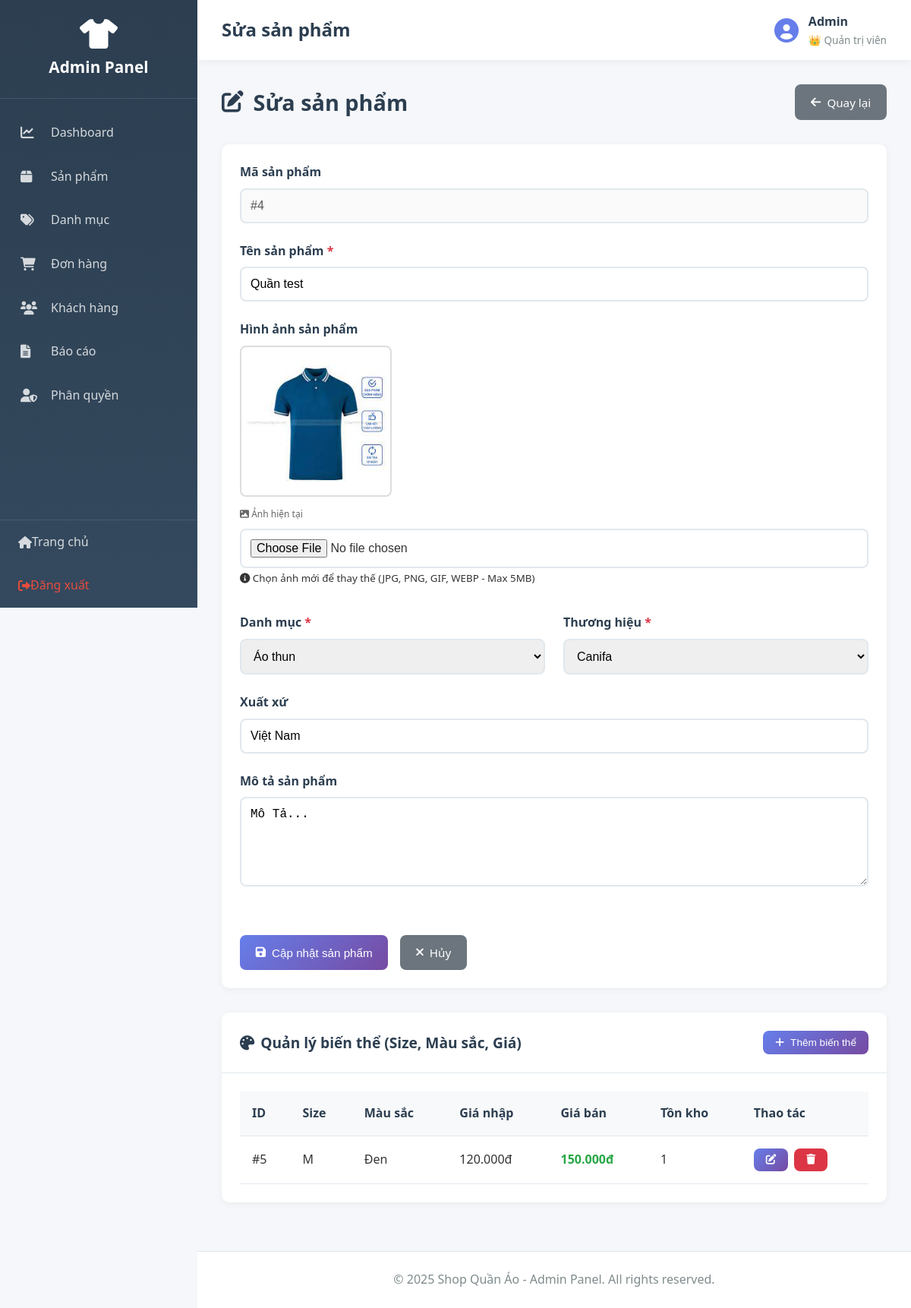
/admin/index.php?action=editProduct&id=4 (signed in), run on the app's committed database.
### tables this page shows
CREATE TABLE `nhanvien` (
  `MaNV` int(11) NOT NULL,
  `HoTen` varchar(100) DEFAULT NULL,
  `TenDangNhap` varchar(50) DEFAULT NULL,
  `MatKhau` varchar(255) DEFAULT NULL,
  `Email` varchar(100) DEFAULT NULL,
  `SoDienThoai` varchar(15) DEFAULT NULL,
  `MaVaiTro` int(11) DEFAULT NULL,
  `TrangThai` varchar(20) DEFAULT 'active'
);

CREATE TABLE `vaitro` (
  `MaVaiTro` int(11) NOT NULL,
  `TenVaiTro` varchar(50) DEFAULT NULL,
  `QuyenHan` enum('ToanQuyen','NhapXuat','XemBanHang') DEFAULT NULL
);

CREATE TABLE `sanpham` (
  `MaSP` int(11) NOT NULL,
  `TenSP` varchar(100) DEFAULT NULL,
  `MaDM` int(11) DEFAULT NULL,
  `MaTH` int(11) DEFAULT NULL,
  `XuatXu` varchar(100) DEFAULT NULL,
  `MoTa` text DEFAULT NULL,
  `HinhAnh` varchar(255) DEFAULT NULL
);

CREATE TABLE `danhmuc` (
  `MaDM` int(11) NOT NULL,
  `TenDM` varchar(100) DEFAULT NULL
);

CREATE TABLE `thuonghieu` (
  `MaTH` int(11) NOT NULL,
  `TenTH` varchar(100) DEFAULT NULL
);

CREATE TABLE `sanpham_bienthe` (
  `MaSP_BienThe` int(11) NOT NULL,
  `MaSP` int(11) DEFAULT NULL,
  `KichThuoc` varchar(10) DEFAULT NULL,
  `MauSac` varchar(50) DEFAULT NULL,
  `GiaNhap` decimal(10,2) DEFAULT NULL,
  `GiaBan` decimal(10,2) DEFAULT NULL,
  `GiaGoc` decimal(10,2) DEFAULT NULL,
  `TonKho` int(11) DEFAULT NULL,
  `NgayCapNhat` date DEFAULT NULL
);

### app/controllers/AdminController.php (called while the page is built, shortened)
<?php
require_once __DIR__ . '/../../core/Controller.php';
class AdminController extends Controller {
    public function editProduct() {
        $productId = isset($_GET['id']) ? intval($_GET['id']) : 0;
        $productModel = $this->model('Product');
        $categoryModel = $this->model('Category');
        $product = $productModel->getProductDetail($productId);
        $categories = $categoryModel->getAllCategories();
        $brands = $productModel->query("SELECT * FROM thuonghieu")->fetch_all(MYSQLI_ASSOC);
        $variants = $productModel->getProductVariants($productId);
        $message = null;
        $data = [
            'page_title' => 'Sửa sản phẩm',
            'product' => $product,
            'categories' => $categories,
            'brands' => $brands,
            'variants' => $variants,
            'message' => $message
        ];
        $this->view('admin/products/edit', $data);
    }
}
?>

### core/Model.php (called while the page is built, shortened)
<?php
class Model {
    protected $db;
    public function __construct() {
        $this->db = $this->connectDB();
    }
    private function connectDB() {
        $conn = new mysqli(DB_HOST, DB_USER, DB_PASS, DB_NAME);
        $conn->set_charset("utf8mb4");
        return $conn;
    }
    public function query($sql) {
        return $this->db->query($sql);
    }
}
?>

### app/models/Admin.php (called while the page is built, shortened)
<?php
require_once __DIR__ . '/../../core/Model.php';
class Admin extends Model {
    public function isLoggedIn() {
        return isset($_SESSION['admin_id']) && isset($_SESSION['admin_role']);
    }
    public function getCurrentAdmin() {
        $adminId = intval($_SESSION['admin_id']);
        $sql = "SELECT nv.*, vt.TenVaiTro, vt.QuyenHan
                FROM nhanvien nv
                LEFT JOIN vaitro vt ON nv.MaVaiTro = vt.MaVaiTro
                WHERE nv.MaNV = {$adminId}";
        $result = $this->query($sql);
        if ($result && $result->num_rows > 0) {
            return $result->fetch_assoc();
        }
        return null;
    }
}
?>

### app/models/Product.php (called while the page is built, shortened)
<?php
require_once __DIR__ . '/../../core/Model.php';
class Product extends Model {
    public function getProductDetail($productId) {
        $sql = "SELECT sp.*, dm.TenDM, th.TenTH
                FROM sanpham sp
                LEFT JOIN danhmuc dm ON sp.MaDM = dm.MaDM
                LEFT JOIN thuonghieu th ON sp.MaTH = th.MaTH
                WHERE sp.MaSP = " . intval($productId);
        $result = $this->query($sql);
        if ($result && $result->num_rows > 0) {
            return $result->fetch_assoc();
        }
        return null;
    }
    public function getProductVariants($productId) {
        $sql = "SELECT *,
                CASE
                    WHEN GiaGoc > 0 AND GiaGoc > GiaBan THEN ROUND(((GiaGoc - GiaBan) / GiaGoc) * 100, 0)
                    ELSE 0
                END as PhanTramGiam
                FROM sanpham_bienthe
                WHERE MaSP = " . intval($productId) . "
                AND TonKho > 0
                ORDER BY KichThuoc, MauSac";
        $result = $this->query($sql);
        if ($result) {
            return $result->fetch_all(MYSQLI_ASSOC);
        }
        return [];
    }
}
?>

### app/models/Category.php (called while the page is built, shortened)
<?php
require_once __DIR__ . '/../../core/Model.php';
class Category extends Model {
    public function getAllCategories() {
        $sql = "SELECT * FROM danhmuc ORDER BY MaDM";
        $result = $this->query($sql);
        if ($result) {
            return $result->fetch_all(MYSQLI_ASSOC);
        }
        return [];
    }
}
?>

### app/views/admin/products/edit.php (the view, shortened to what this page needs)
<?php require_once __DIR__ . '/../../layouts/admin_header.php'; ?>
<div class="page-header">
    <h2><i class="fas fa-edit"></i> Sửa sản phẩm</h2>
    <a href="index.php?action=products" class="btn btn-secondary">
        <i class="fas fa-arrow-left"></i> Quay lại
    </a>
</div>
<div class="admin-card">
    <div class="card-body">
        <form method="POST" action="" enctype="multipart/form-data" class="admin-form">
            <div class="form-row">
                <div class="form-group">
                    <label>Mã sản phẩm</label>
                    <input type="text" class="form-control" value="#<?php echo $product['MaSP']; ?>" disabled>
                </div>
            </div>
            <div class="form-row">
                <div class="form-group">
                    <label for="ten_sp">Tên sản phẩm <span class="required">*</span></label>
                    <input type="text"
                           id="ten_sp"
                           name="ten_sp"
                           class="form-control"
                           value="<?php echo htmlspecialchars($product['TenSP']); ?>"
                           required>
                </div>
            </div>
            <div class="form-row">
                <div class="form-group">
                    <label for="hinh_anh">Hình ảnh sản phẩm</label>
                    <?php if (!empty($product['HinhAnh'])): ?>
                    <div style="margin-bottom: 10px;">
                        <img src="../public/uploads/products/<?php echo htmlspecialchars($product['HinhAnh']); ?>"
                             style="max-width: 200px; max-height: 200px; border: 2px solid #ddd; padding: 5px; border-radius: 8px;">
                        <p style="margin: 5px 0; font-size: 12px; color: #666;">
                            <i class="fas fa-image"></i> Ảnh hiện tại
                        </p>
                    </div>
                    <?php endif; ?>
                    <input type="file"
                           id="hinh_anh"
                           name="hinh_anh"
                           class="form-control"
                           accept="image/jpeg,image/jpg,image/png,image/gif,image/webp">
                    <small class="form-hint">
                        <i class="fas fa-info-circle"></i>
                        Chọn ảnh mới để thay thế (JPG, PNG, GIF, WEBP - Max 5MB)
                    </small>
                </div>
            </div>
            <div class="form-row">
                <div class="form-group">
                    <label for="ma_dm">Danh mục <span class="required">*</span></label>
                    <select id="ma_dm" name="ma_dm" class="form-control" required>
                        <?php foreach ($categories as $category): ?>
                        <option value="<?php echo $category['MaDM']; ?>"
                                <?php echo $category['MaDM'] == $product['MaDM'] ? 'selected' : ''; ?>>
                            <?php echo htmlspecialchars($category['TenDM']); ?>
                        </option>
                        <?php endforeach; ?>
                    </select>
                </div>
                <div class="form-group">
                    <label for="ma_th">Thương hiệu <span class="required">*</span></label>
                    <select id="ma_th" name="ma_th" class="form-control" required>
                        <?php foreach ($brands as $brand): ?>
                        <option value="<?php echo $brand['MaTH']; ?>"
                                <?php echo $brand['MaTH'] == $product['MaTH'] ? 'selected' : ''; ?>>
                            <?php echo htmlspecialchars($brand['TenTH']); ?>
                        </option>
                        <?php endforeach; ?>
                    </select>
                </div>
            </div>
            <div class="form-row">
                <div class="form-group">
                    <label for="xuat_xu">Xuất xứ</label>
                    <input type="text"
                           id="xuat_xu"
                           name="xuat_xu"
                           class="form-control"
                           value="<?php echo htmlspecialchars($product['XuatXu']); ?>">
                </div>
            </div>
            <div class="form-row">
                <div class="form-group">
                    <label for="mo_ta">Mô tả sản phẩm</label>
                    <textarea id="mo_ta"
                              name="mo_ta"
                              class="form-control"
                              rows="5"><?php echo htmlspecialchars($product['MoTa']); ?></textarea>
                </div>
            </div>
            <div class="form-actions">
                <button type="submit" class="btn btn-primary">
                    <i class="fas fa-save"></i> Cập nhật sản phẩm
                </button>
                <a href="index.php?action=products" class="btn btn-secondary">
                    <i class="fas fa-times"></i> Hủy
                </a>
            </div>
        </form>
    </div>
</div>
<div class="admin-card">
    <div class="card-header">
        <h3><i class="fas fa-palette"></i> Quản lý biến thể (Size, Màu sắc, Giá)</h3>
        <button onclick="showAddVariantForm()" class="btn btn-sm btn-primary">
            <i class="fas fa-plus"></i> Thêm biến thể
        </button>
    </div>
    <div class="card-body">
        <?php if (!empty($variants)): ?>
        <table class="data-table" id="variants-table">
            <thead>
                <tr>
                    <th>ID</th>
                    <th>Size</th>
                    <th>Màu sắc</th>
                    <th>Giá nhập</th>
                    <th>Giá bán</th>
                    <th>Tồn kho</th>
                    <th>Thao tác</th>
                </tr>
            </thead>
            <tbody>
                <?php foreach ($variants as $variant): ?>
                <tr id="variant-<?php echo $variant['MaSP_BienThe']; ?>">
                    <td>#<?php echo $variant['MaSP_BienThe']; ?></td>
                    <td>
                        <span class="var-text"><?php echo htmlspecialchars($variant['KichThuoc']); ?></span>
                    </td>
                    <td>
                        <span class="var-text"><?php echo htmlspecialchars($variant['MauSac']); ?></span>
                    </td>
                    <td>
                        <span class="var-text"><?php echo number_format($variant['GiaNhap'], 0, ',', '.'); ?>đ</span>
                    </td>
                    <td>
                        <span class="var-text text-success"><strong><?php echo number_format($variant['GiaBan'], 0, ',', '.'); ?>đ</strong></span>
                    </td>
                    <td>
                        <span class="var-text"><?php echo $variant['TonKho']; ?></span>
                    </td>
                    <td class="actions">
                        <button onclick="editVariant(<?php echo $variant['MaSP_BienThe']; ?>)" class="btn btn-sm btn-primary btn-edit">
                            <i class="fas fa-edit"></i>
                        </button>
                        <a href="index.php?action=deleteVariant&id=<?php echo $variant['MaSP_BienThe']; ?>&product_id=<?php echo $product['MaSP']; ?>"
                           class="btn btn-sm btn-danger"
                           onclick="return confirm('Bạn có chắc muốn xóa biến thể này?')">
                            <i class="fas fa-trash"></i>
                        </a>
                    </td>
                </tr>
                <?php endforeach; ?>
            </tbody>
        </table>
        <?php endif; ?>
    </div>
</div>
<?php require_once __DIR__ . '/../../layouts/admin_footer.php'; ?>

### app/views/layouts/admin_header.php (shortened to what this page needs)
<!DOCTYPE html>
<html lang="vi">
<head>
    <link rel="stylesheet" href="../public/css/admin.css">
    <link rel="stylesheet" href="https://cdnjs.cloudflare.com/ajax/libs/font-awesome/6.0.0/css/all.min.css">
</head>
<body class="admin-panel">
    <?php
    require_once __DIR__ . '/../../models/Admin.php';
    $adminModel = new Admin();
    $currentAdmin = $adminModel->getCurrentAdmin();
    ?>
    <aside class="admin-sidebar">
        <div class="sidebar-header">
            <i class="fas fa-tshirt"></i>
            <h2>Admin Panel</h2>
        </div>
        <nav class="sidebar-nav">
            <a href="index.php?action=dashboard" class="nav-item">
                <i class="fas fa-chart-line"></i>
                <span>Dashboard</span>
            </a>
            <a href="index.php?action=products" class="nav-item">
                <i class="fas fa-box"></i>
                <span>Sản phẩm</span>
            </a>
            <a href="index.php?action=categories" class="nav-item">
                <i class="fas fa-tags"></i>
                <span>Danh mục</span>
            </a>
            <a href="index.php?action=orders" class="nav-item">
                <i class="fas fa-shopping-cart"></i>
                <span>Đơn hàng</span>
            </a>
            <a href="index.php?action=customers" class="nav-item">
                <i class="fas fa-users"></i>
                <span>Khách hàng</span>
            </a>
            <a href="index.php?action=reports" class="nav-item">
                <i class="fas fa-file-alt"></i>
                <span>Báo cáo</span>
            </a>
            <?php if (isset($_SESSION['admin_permission']) && $_SESSION['admin_permission'] == 'ToanQuyen'): ?>
            <a href="index.php?action=users" class="nav-item">
                <i class="fas fa-user-shield"></i>
                <span>Phân quyền</span>
            </a>
            <?php endif; ?>
        </nav>
        <div class="sidebar-footer">
            <a href="../public/index.php" class="nav-item">
                <i class="fas fa-home"></i>
                <span>Trang chủ</span>
            </a>
            <a href="index.php?action=logout" class="nav-item logout">
                <i class="fas fa-sign-out-alt"></i>
                <span>Đăng xuất</span>
            </a>
        </div>
    </aside>
    <div class="admin-main">
        <header class="admin-topbar">
            <div class="topbar-left">
                <h1><?php echo $page_title ?? 'Admin Panel'; ?></h1>
            </div>
            <div class="topbar-right">
                <div class="admin-info">
                    <i class="fas fa-user-circle fa-2x"></i>
                    <div>
                        <strong><?php echo $currentAdmin['HoTen'] ?? 'Admin'; ?></strong>
                        <small>
                            <?php
                            $roleName = $currentAdmin['TenVaiTro'] ?? $_SESSION['admin_role'] ?? 'Nhân viên';
                            $permission = $currentAdmin['QuyenHan'] ?? $_SESSION['admin_permission'] ?? '';
                            $roleIcons = [
                                'ToanQuyen' => '👑',
                                'NhapXuat' => '📦',
                                'XemBanHang' => '👤'
                            ];
                            echo ($roleIcons[$permission] ?? '👤') . ' ' . htmlspecialchars($roleName);
                            ?>
                        </small>
                    </div>
                </div>
            </div>
        </header>
        <main class="admin-content">

### data on the page
nhanvien: HoTen "Admin", MaVaiTro.QuyenHan "👑", MaVaiTro.TenVaiTro "Quản trị viên"
sanpham: MaSP "#4", ten_sp "Quần test", HinhAnh (picture), ma_dm "Áo thun", ma_th "Canifa", xuat_xu "Việt Nam", mo_ta "Mô Tả..."
sanpham_bienthe: MaSP_BienThe "5", KichThuoc "M", MauSac "Đen", GiaNhap "120.000", GiaBan "150.000", TonKho "1"

### other printed values
$page_title "Sửa sản phẩm"
